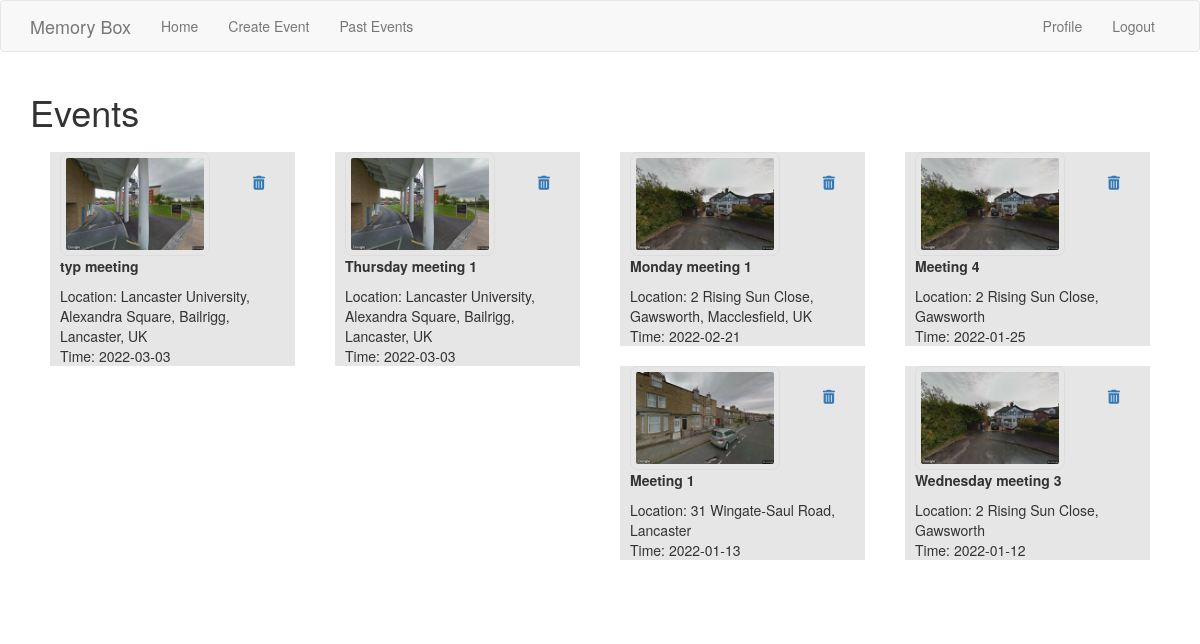
Page /past_events (signed in) on the earlier database version.
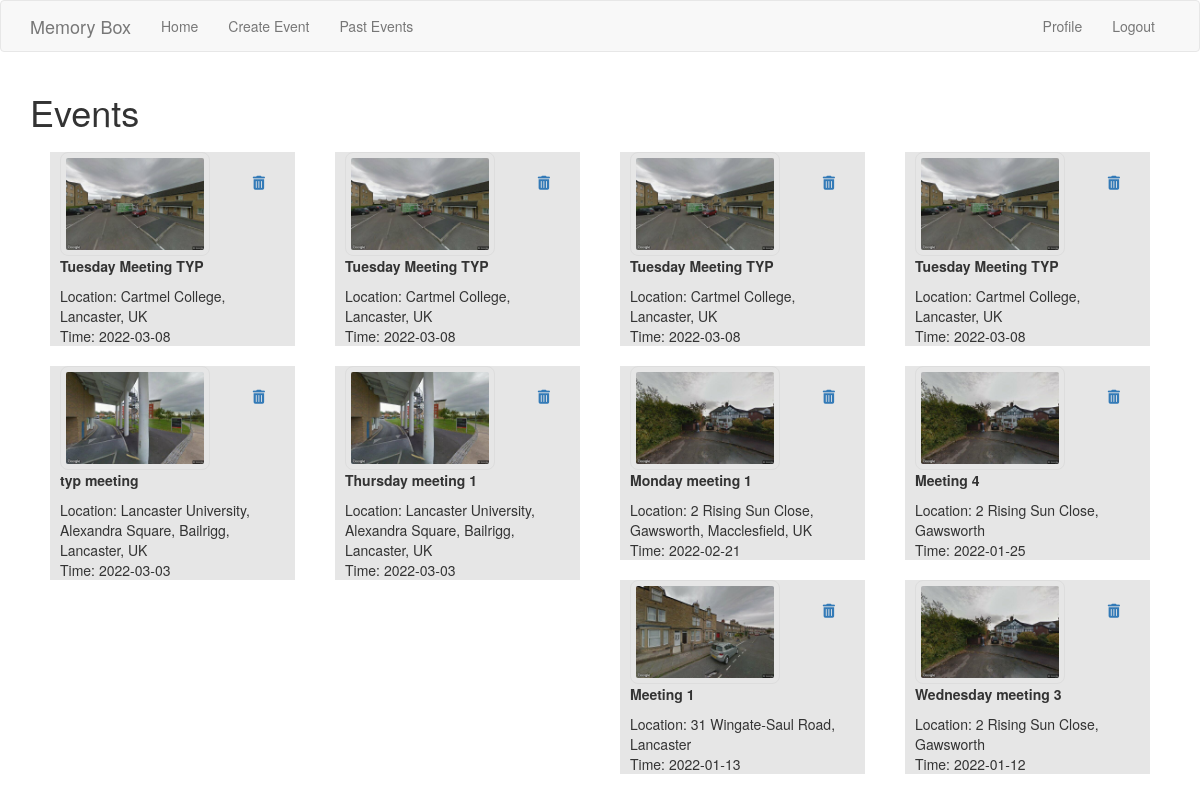
Same page on the later database version.
### app/models.py (models this page shows, shortened)
class Event(db.Model):
    id = db.Column(db.Integer, primary_key=True)
    name = db.Column(db.String(140))
    location = db.Column(db.String(140))
    timestamp = db.Column(db.DateTime, index=True, default=datetime.utcnow)
    user_id = db.Column(db.Integer, db.ForeignKey('user.id'))
    date = db.Column(db.Date)
    start = db.Column(db.Time)
    logs = relationship("Log", cascade="all, delete", backref="parent")

### app/routes.py (the view)
@app.route('/past_events', methods=['GET', 'POST'])
@login_required
def past_events():
    page = request.args.get('page', 1, type=int)
    events = Event.query.filter_by(user_id=current_user.id).order_by(Event.timestamp.desc()).paginate(
        page, app.config['POSTS_PER_PAGE'])
    next_url = url_for('past_events', page=events.next_num) \
        if events.has_next else None
    prev_url = url_for('past_events', page=events.prev_num) \
        if events.has_prev else None
    return render_template('past_events.html', title='Past Events', events=events,
    next_url=next_url, prev_url=prev_url)

### app/models.py (called while the page is built)
@login.user_loader
def load_user(id):
    return User.query.get(int(id))

### app/routes.py (called while the page is built)
@app.template_filter('format_date')
def format_date(timestamp):
    date = timestamp.date()
    return date

### app/templates/past_events.html (shortened to what this page needs)
{% extends 'base.html' %}
{% import 'bootstrap/wtf.html' as wtf %}
{% block app_content %}
    <h1>Events</h1>
    {% for event in events.items %}
    <div class="col-md-3 event">
        {% include 'event_preview.html' %}
    </div>
    {% endfor %}
    <div class="col-md-4 page">
    </div>
{% endblock %}

### app/templates/base.html (shortened to what this page needs)
{% extends 'bootstrap/base.html' %}
{% block navbar %}
    <nav class="navbar navbar-default">
        <div class="container">
            <div class="navbar-header">
                <a class="navbar-brand" href="{{ url_for('index') }}">Memory Box</a>
            </div>
            <div class="collapse navbar-collapse" id="bs-example-navbar-collapse-1">
                <ul class="nav navbar-nav">
                    <li><a href="{{ url_for('index') }}">Home</a></li>
                    <li><a href="{{ url_for('create_event') }}">Create Event</a></li>
                    <li><a href="{{ url_for('past_events') }}">Past Events</a></li>
                </ul>
                <ul class="nav navbar-nav navbar-right">
                    {% if current_user.is_anonymous %}
                    <li><a href="{{ url_for('login') }}">Login</a></li>
                    {% else %}
                    <li><a href="{{ url_for('user', username=current_user.username) }}">Profile</a></li>
                    <li><a href="{{ url_for('logout') }}">Logout</a></li>
                    {% endif %}
                </ul>
            </div>
        </div>
    </nav>
{% endblock %}
{% block content %}
    <div class="container">
        {% block app_content %}{% endblock %}
    </div>
{% endblock %}

### app/templates/event_preview.html (shortened to what this page needs)
<link rel= "stylesheet" type= "text/css" href= "{{ url_for('static',filename='style.css') }}">
    <div class="event_prev">
        <div class="event_content">
            <a href="{{ url_for('dashboard', event_id=event.id) }}">
                <img src="{{url_for('static',filename='streetview_images/' + event.location + '.jpg')}}">
            </a>
            <a class="pull-right del" href="{{ url_for('delete_event', event_id=event.id) }}"
             onclick="return confirm('Do you want to permanently delete event {{ event_title }}?');" style="margin-left: 10%;"><i class="fas fa-trash-alt" style="size: 2x"></i> </a>
            <div class="event_info">
                <p style="font-weight: bold;">{{ event.name }}</p>
                Location:  {{ event.location }}
                <br>
                Time:  {{ event.timestamp | format_date }}
            </div>
        </div>
    </div>

### app/static/style.css (style rules this page uses)
.event_prev { border: 10px; background-color: #e6e6e6; margin: 5px; }
.event_content { margin: 10px; }
.event_prev img { border-radius: 8px; border: 1px solid #ddd; padding: 5px; width: 150px; }
.del { margin: 20px; }

Differences in the rows shown:
added Event: location (picture), name "Tuesday Meeting TYP", location "Cartmel College, Lancaster, UK", timestamp "2022-03-08"
added Event: location (picture), name "Tuesday Meeting TYP", location "Cartmel College, Lancaster, UK", timestamp "2022-03-08"
added Event: location (picture), name "Tuesday Meeting TYP", location "Cartmel College, Lancaster, UK", timestamp "2022-03-08"
added Event: location (picture), name "Tuesday Meeting TYP", location "Cartmel College, Lancaster, UK", timestamp "2022-03-08"
